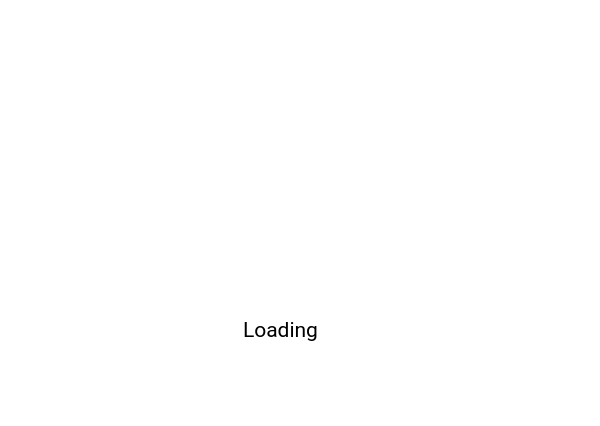
<?xml version="1.0" encoding="UTF-8"?>
<ui version="4.0">
 <class>MainWindow</class>
 <widget class="QMainWindow" name="MainWindow">
  <property name="geometry">
   <rect>
    <x>0</x>
    <y>0</y>
    <width>600</width>
    <height>426</height>
   </rect>
  </property>
  <property name="sizePolicy">
   <sizepolicy hsizetype="Fixed" vsizetype="Fixed">
    <horstretch>0</horstretch>
    <verstretch>0</verstretch>
   </sizepolicy>
  </property>
  <property name="palette">
   <palette>
    <active>
     <colorrole role="Base">
      <brush brushstyle="SolidPattern">
       <color alpha="255">
        <red>249</red>
        <green>249</green>
        <blue>249</blue>
       </color>
      </brush>
     </colorrole>
     <colorrole role="Window">
      <brush brushstyle="SolidPattern">
       <color alpha="255">
        <red>255</red>
        <green>255</green>
        <blue>255</blue>
       </color>
      </brush>
     </colorrole>
    </active>
    <inactive>
     <colorrole role="Base">
      <brush brushstyle="SolidPattern">
       <color alpha="255">
        <red>249</red>
        <green>249</green>
        <blue>249</blue>
       </color>
      </brush>
     </colorrole>
     <colorrole role="Window">
      <brush brushstyle="SolidPattern">
       <color alpha="255">
        <red>255</red>
        <green>255</green>
        <blue>255</blue>
       </color>
      </brush>
     </colorrole>
    </inactive>
    <disabled>
     <colorrole role="Base">
      <brush brushstyle="SolidPattern">
       <color alpha="255">
        <red>255</red>
        <green>255</green>
        <blue>255</blue>
       </color>
      </brush>
     </colorrole>
     <colorrole role="Window">
      <brush brushstyle="SolidPattern">
       <color alpha="255">
        <red>255</red>
        <green>255</green>
        <blue>255</blue>
       </color>
      </brush>
     </colorrole>
    </disabled>
   </palette>
  </property>
  <property name="windowTitle">
   <string>Kat</string>
  </property>
  <property name="windowIcon">
   <iconset resource="resources.qrc">
    <normaloff>:/images/images/icon-kat.png</normaloff>:/images/images/icon-kat.png</iconset>
  </property>
  <widget class="QWidget" name="centralwidget">
   <property name="sizePolicy">
    <sizepolicy hsizetype="Fixed" vsizetype="Fixed">
     <horstretch>0</horstretch>
     <verstretch>0</verstretch>
    </sizepolicy>
   </property>
   <widget class="QTextBrowser" name="textBrowser">
    <property name="geometry">
     <rect>
      <x>20</x>
      <y>80</y>
      <width>571</width>
      <height>301</height>
     </rect>
    </property>
    <property name="palette">
     <palette>
      <active>
       <colorrole role="Base">
        <brush brushstyle="SolidPattern">
         <color alpha="255">
          <red>255</red>
          <green>255</green>
          <blue>255</blue>
         </color>
        </brush>
       </colorrole>
      </active>
      <inactive>
       <colorrole role="Base">
        <brush brushstyle="SolidPattern">
         <color alpha="255">
          <red>255</red>
          <green>255</green>
          <blue>255</blue>
         </color>
        </brush>
       </colorrole>
      </inactive>
      <disabled>
       <colorrole role="Base">
        <brush brushstyle="SolidPattern">
         <color alpha="255">
          <red>255</red>
          <green>255</green>
          <blue>255</blue>
         </color>
        </brush>
       </colorrole>
      </disabled>
     </palette>
    </property>
    <property name="font">
     <font>
      <family>Roboto</family>
      <pointsize>12</pointsize>
      <weight>50</weight>
      <italic>false</italic>
      <bold>false</bold>
     </font>
    </property>
    <property name="styleSheet">
     <string notr="true">QScrollBar:vertical {              
    border: 0px;
    background:white;
}
QScrollBar::handle:vertical {
    background: #dbdbdb;
    min-height: 0px;
	max-height:10px;
}
QFrame{
	border:none;
}</string>
    </property>
    <property name="html">
     <string>&lt;!DOCTYPE HTML PUBLIC &quot;-//W3C//DTD HTML 4.0//EN&quot; &quot;http://www.w3.org/TR/REC-html40/strict.dtd&quot;&gt;
&lt;html&gt;&lt;head&gt;&lt;meta name=&quot;qrichtext&quot; content=&quot;1&quot; /&gt;&lt;style type=&quot;text/css&quot;&gt;
p, li { white-space: pre-wrap; }
&lt;/style&gt;&lt;/head&gt;&lt;body style=&quot; font-family:'Roboto'; font-size:12pt; font-weight:400; font-style:normal;&quot;&gt;
&lt;p style=&quot;-qt-paragraph-type:empty; margin-top:0px; margin-bottom:0px; margin-left:0px; margin-right:0px; -qt-block-indent:0; text-indent:0px;&quot;&gt;&lt;br /&gt;&lt;/p&gt;&lt;/body&gt;&lt;/html&gt;</string>
    </property>
   </widget>
   <widget class="QLineEdit" name="lineEdit">
    <property name="geometry">
     <rect>
      <x>20</x>
      <y>390</y>
      <width>571</width>
      <height>27</height>
     </rect>
    </property>
    <property name="font">
     <font>
      <family>Roboto</family>
      <pointsize>12</pointsize>
      <weight>50</weight>
      <italic>false</italic>
      <bold>false</bold>
     </font>
    </property>
    <property name="styleSheet">
     <string notr="true">border-top : 0px;
border-bottom: 2px solid #5bceff;
background-color:white;</string>
    </property>
    <property name="text">
     <string/>
    </property>
    <property name="placeholderText">
     <string>Type a message or a command</string>
    </property>
   </widget>
   <widget class="QLabel" name="label">
    <property name="geometry">
     <rect>
      <x>0</x>
      <y>0</y>
      <width>601</width>
      <height>41</height>
     </rect>
    </property>
    <property name="palette">
     <palette>
      <active>
       <colorrole role="WindowText">
        <brush brushstyle="SolidPattern">
         <color alpha="255">
          <red>255</red>
          <green>255</green>
          <blue>255</blue>
         </color>
        </brush>
       </colorrole>
       <colorrole role="Text">
        <brush brushstyle="SolidPattern">
         <color alpha="255">
          <red>255</red>
          <green>255</green>
          <blue>255</blue>
         </color>
        </brush>
       </colorrole>
       <colorrole role="Base">
        <brush brushstyle="SolidPattern">
         <color alpha="255">
          <red>249</red>
          <green>249</green>
          <blue>249</blue>
         </color>
        </brush>
       </colorrole>
       <colorrole role="Window">
        <brush brushstyle="SolidPattern">
         <color alpha="255">
          <red>91</red>
          <green>206</green>
          <blue>255</blue>
         </color>
        </brush>
       </colorrole>
      </active>
      <inactive>
       <colorrole role="WindowText">
        <brush brushstyle="SolidPattern">
         <color alpha="255">
          <red>255</red>
          <green>255</green>
          <blue>255</blue>
         </color>
        </brush>
       </colorrole>
       <colorrole role="Text">
        <brush brushstyle="SolidPattern">
         <color alpha="255">
          <red>255</red>
          <green>255</green>
          <blue>255</blue>
         </color>
        </brush>
       </colorrole>
       <colorrole role="Base">
        <brush brushstyle="SolidPattern">
         <color alpha="255">
          <red>249</red>
          <green>249</green>
          <blue>249</blue>
         </color>
        </brush>
       </colorrole>
       <colorrole role="Window">
        <brush brushstyle="SolidPattern">
         <color alpha="255">
          <red>91</red>
          <green>206</green>
          <blue>255</blue>
         </color>
        </brush>
       </colorrole>
      </inactive>
      <disabled>
       <colorrole role="WindowText">
        <brush brushstyle="SolidPattern">
         <color alpha="255">
          <red>135</red>
          <green>135</green>
          <blue>136</blue>
         </color>
        </brush>
       </colorrole>
       <colorrole role="Text">
        <brush brushstyle="SolidPattern">
         <color alpha="255">
          <red>135</red>
          <green>135</green>
          <blue>136</blue>
         </color>
        </brush>
       </colorrole>
       <colorrole role="Base">
        <brush brushstyle="SolidPattern">
         <color alpha="255">
          <red>91</red>
          <green>206</green>
          <blue>255</blue>
         </color>
        </brush>
       </colorrole>
       <colorrole role="Window">
        <brush brushstyle="SolidPattern">
         <color alpha="255">
          <red>91</red>
          <green>206</green>
          <blue>255</blue>
         </color>
        </brush>
       </colorrole>
      </disabled>
     </palette>
    </property>
    <property name="font">
     <font>
      <family>Lato</family>
      <pointsize>14</pointsize>
     </font>
    </property>
    <property name="autoFillBackground">
     <bool>true</bool>
    </property>
    <property name="text">
     <string>&lt;html&gt;&lt;head/&gt;&lt;body&gt;&lt;p align=&quot;center&quot;&gt;Kat - v1.0&lt;/p&gt;&lt;/body&gt;&lt;/html&gt;</string>
    </property>
   </widget>
   <widget class="QLabel" name="labelPath">
    <property name="geometry">
     <rect>
      <x>10</x>
      <y>40</y>
      <width>621</width>
      <height>31</height>
     </rect>
    </property>
    <property name="palette">
     <palette>
      <active>
       <colorrole role="WindowText">
        <brush brushstyle="SolidPattern">
         <color alpha="255">
          <red>153</red>
          <green>153</green>
          <blue>153</blue>
         </color>
        </brush>
       </colorrole>
       <colorrole role="Text">
        <brush brushstyle="SolidPattern">
         <color alpha="255">
          <red>255</red>
          <green>255</green>
          <blue>255</blue>
         </color>
        </brush>
       </colorrole>
       <colorrole role="Base">
        <brush brushstyle="SolidPattern">
         <color alpha="255">
          <red>249</red>
          <green>249</green>
          <blue>249</blue>
         </color>
        </brush>
       </colorrole>
       <colorrole role="Window">
        <brush brushstyle="SolidPattern">
         <color alpha="255">
          <red>255</red>
          <green>255</green>
          <blue>255</blue>
         </color>
        </brush>
       </colorrole>
      </active>
      <inactive>
       <colorrole role="WindowText">
        <brush brushstyle="SolidPattern">
         <color alpha="255">
          <red>153</red>
          <green>153</green>
          <blue>153</blue>
         </color>
        </brush>
       </colorrole>
       <colorrole role="Text">
        <brush brushstyle="SolidPattern">
         <color alpha="255">
          <red>255</red>
          <green>255</green>
          <blue>255</blue>
         </color>
        </brush>
       </colorrole>
       <colorrole role="Base">
        <brush brushstyle="SolidPattern">
         <color alpha="255">
          <red>249</red>
          <green>249</green>
          <blue>249</blue>
         </color>
        </brush>
       </colorrole>
       <colorrole role="Window">
        <brush brushstyle="SolidPattern">
         <color alpha="255">
          <red>255</red>
          <green>255</green>
          <blue>255</blue>
         </color>
        </brush>
       </colorrole>
      </inactive>
      <disabled>
       <colorrole role="WindowText">
        <brush brushstyle="SolidPattern">
         <color alpha="255">
          <red>135</red>
          <green>135</green>
          <blue>136</blue>
         </color>
        </brush>
       </colorrole>
       <colorrole role="Text">
        <brush brushstyle="SolidPattern">
         <color alpha="255">
          <red>135</red>
          <green>135</green>
          <blue>136</blue>
         </color>
        </brush>
       </colorrole>
       <colorrole role="Base">
        <brush brushstyle="SolidPattern">
         <color alpha="255">
          <red>255</red>
          <green>255</green>
          <blue>255</blue>
         </color>
        </brush>
       </colorrole>
       <colorrole role="Window">
        <brush brushstyle="SolidPattern">
         <color alpha="255">
          <red>255</red>
          <green>255</green>
          <blue>255</blue>
         </color>
        </brush>
       </colorrole>
      </disabled>
     </palette>
    </property>
    <property name="font">
     <font>
      <family>Roboto</family>
      <pointsize>12</pointsize>
     </font>
    </property>
    <property name="autoFillBackground">
     <bool>true</bool>
    </property>
    <property name="text">
     <string>&lt;html&gt;&lt;head/&gt;&lt;body&gt;&lt;p&gt;Root &amp;gt; DUT&lt;/p&gt;&lt;/body&gt;&lt;/html&gt;</string>
    </property>
   </widget>
   <widget class="QWidget" name="loadingScreen" native="true">
    <property name="enabled">
     <bool>true</bool>
    </property>
    <property name="geometry">
     <rect>
      <x>0</x>
      <y>0</y>
      <width>601</width>
      <height>431</height>
     </rect>
    </property>
    <property name="styleSheet">
     <string notr="true">background-color:white;</string>
    </property>
    <widget class="QLabel" name="label_2">
     <property name="geometry">
      <rect>
       <x>160</x>
       <y>60</y>
       <width>281</width>
       <height>241</height>
      </rect>
     </property>
     <property name="text">
      <string>&lt;html&gt;&lt;head/&gt;&lt;body&gt;&lt;p&gt;&lt;img src=&quot;:/images/images/loading-kat.png&quot;/&gt;&lt;/p&gt;&lt;/body&gt;&lt;/html&gt;</string>
     </property>
    </widget>
    <widget class="QLabel" name="label_4">
     <property name="geometry">
      <rect>
       <x>210</x>
       <y>310</y>
       <width>141</width>
       <height>41</height>
      </rect>
     </property>
     <property name="font">
      <font>
       <family>Roboto</family>
       <pointsize>16</pointsize>
      </font>
     </property>
     <property name="text">
      <string>&lt;html&gt;&lt;head/&gt;&lt;body&gt;&lt;p align=&quot;center&quot;&gt;Loading&lt;/p&gt;&lt;/body&gt;&lt;/html&gt;</string>
     </property>
    </widget>
   </widget>
   <zorder>labelPath</zorder>
   <zorder>textBrowser</zorder>
   <zorder>label</zorder>
   <zorder>lineEdit</zorder>
   <zorder>loadingScreen</zorder>
  </widget>
 </widget>
 <tabstops>
  <tabstop>lineEdit</tabstop>
  <tabstop>textBrowser</tabstop>
 </tabstops>
 <resources>
  <include location="resources.qrc"/>
 </resources>
 <connections/>
</ui>
